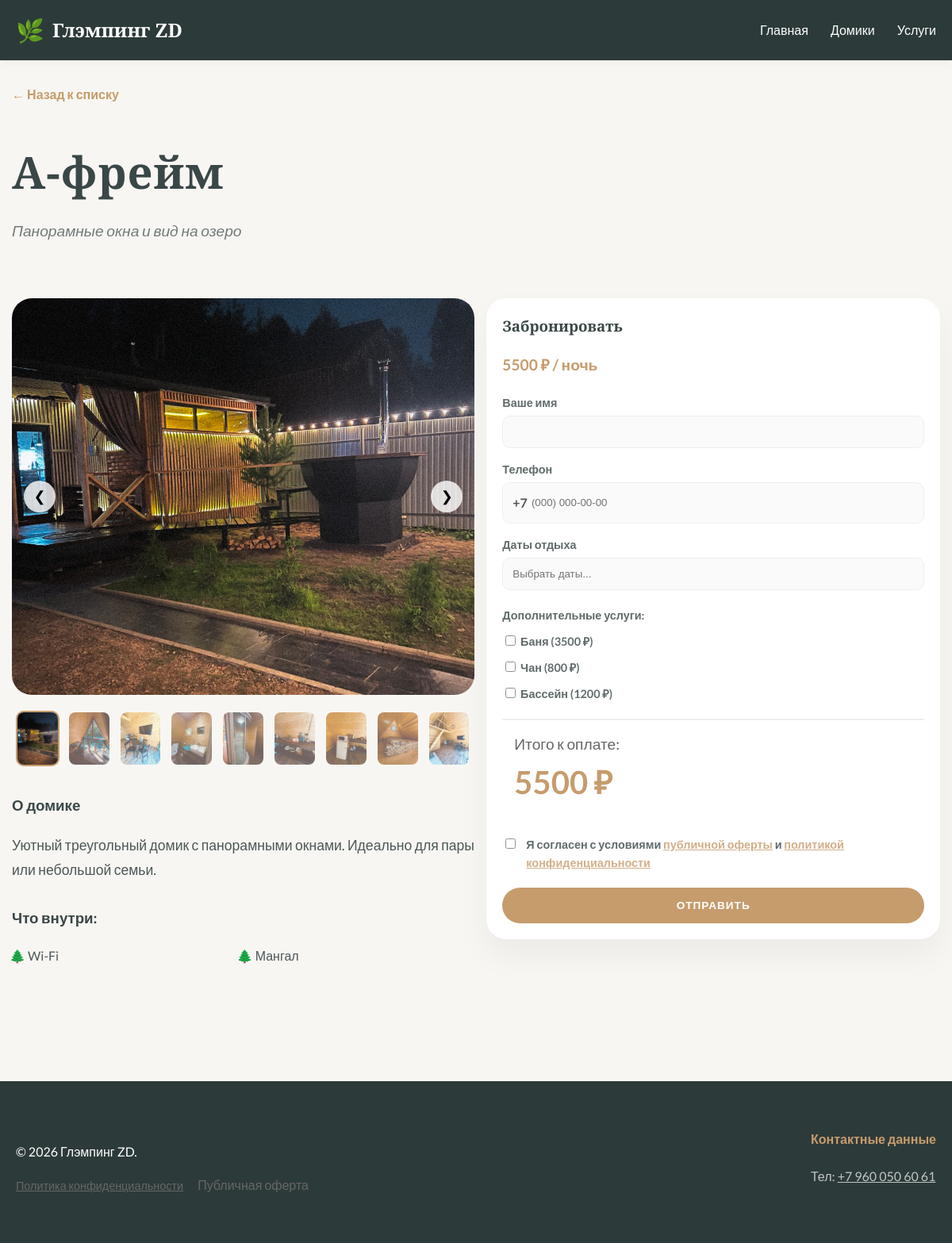
The app's page /house/1, older data.
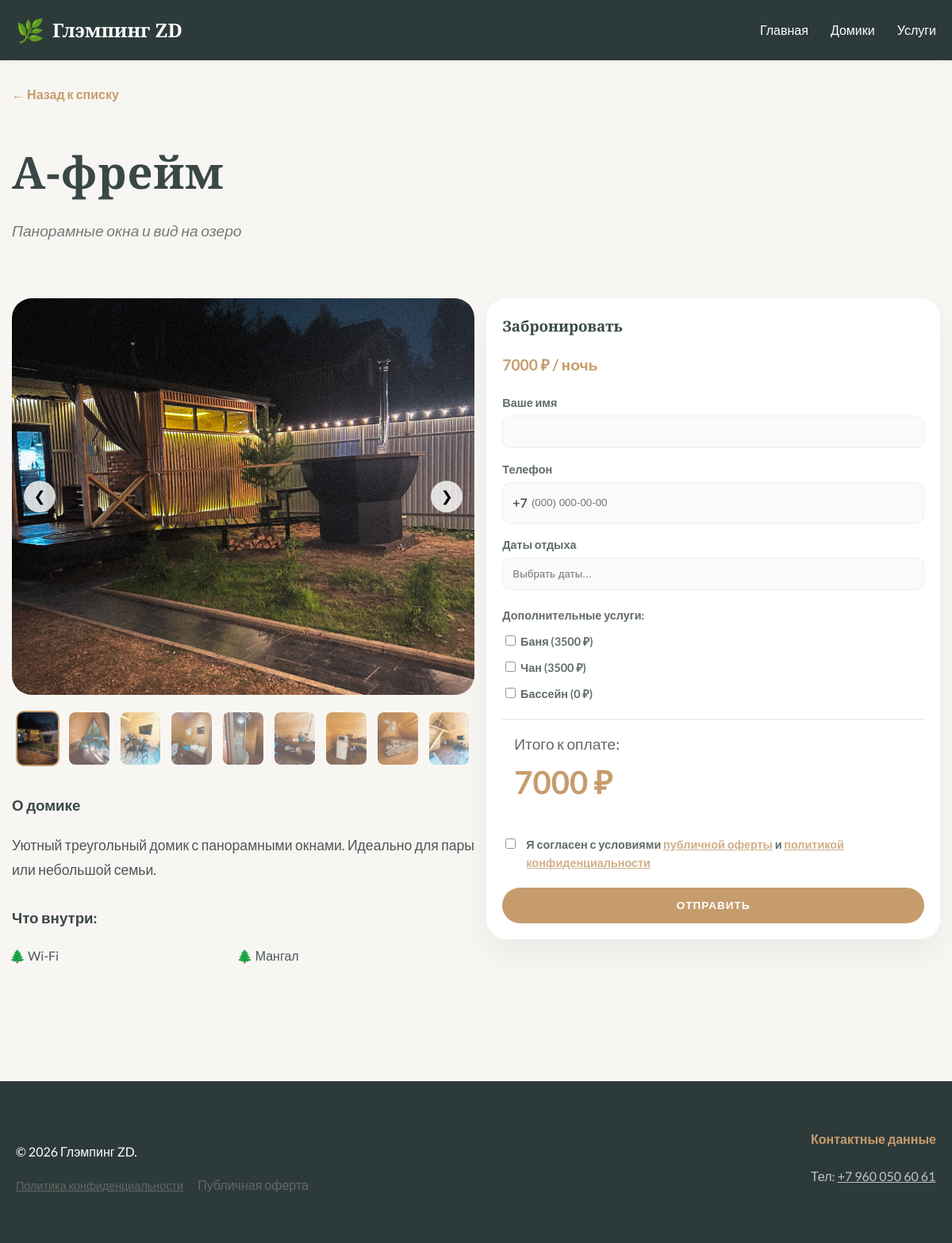
The same page, newer data.
### tables this page shows
CREATE TABLE houses (
            id INTEGER PRIMARY KEY AUTOINCREMENT,
            name TEXT NOT NULL,
            description TEXT,
            short_description TEXT,
            price_per_night INTEGER,
            features TEXT,
            image_url TEXT
        );

CREATE TABLE services (
                id INTEGER PRIMARY KEY AUTOINCREMENT,
                name TEXT NOT NULL,
                description TEXT,
                price INTEGER,
                image_filename TEXT
            );

### app.py (the view)
@app.route('/house/<int:house_id>')
def house_page(house_id):
    conn = get_db_connection()
    house = conn.execute('SELECT * FROM houses WHERE id = ?', (house_id,)).fetchone()
    booked_dates = conn.execute('SELECT check_in as "from", check_out as "to" FROM bookings WHERE house_id = ?',
                                (house_id,)).fetchall()
    all_services = conn.execute('SELECT * FROM services').fetchall()
    conn.close()
    if house is None:
        return "Домик не найден", 404
    folder_path = f'static/img/houses/house{house_id}'
    additional_images = []
    if os.path.exists(folder_path):
        files = os.listdir(folder_path)
        additional_images = [f for f in files if f.startswith('image') and f.endswith(('.jpg', '.jpeg', '.png', '.JPG'))]
        additional_images.sort()  # Чтобы порядок был 1, 2, 3...
    return render_template('house.html',
                           house=house,
                           images=additional_images,
                           booked_dates=[dict(ix) for ix in booked_dates],
                           all_services=all_services)

### app.py (called while the page is built)
def get_db_connection():
    basedir = os.path.abspath(os.path.dirname(__file__))
    db_path = "data/glamping.db"
    conn = sqlite3.connect(db_path)
    conn.row_factory = sqlite3.Row
    return conn

### templates/house.html (shortened to what the changed rows need)
{% extends 'base.html' %}
{% block content %}
<div class="container"
     style="display: flex; flex-direction: column; align-items: flex-start; margin-top: 30px; padding: 0 15px; box-sizing: border-box; width: 100%; overflow-x: hidden;">
    <header style="text-align: left; padding: 0; margin-bottom: 30px;">
        <h1>{{ house['name'] }}</h1>
        <p class="subtitle">{{ house['short_description'] }}</p>
    </header>
    <section class="house-detail" style="display: flex; gap: 15px; flex-wrap: wrap; width: 100%;">
        <div style="flex: 2; min-width: 200px; width: 100%; max-width: 100%;">
            <div class="description-text">
                <h3>О домике</h3>
                <p style="font-size: 1.1rem; line-height: 1.8; opacity: 0.9;">{{ house['description'] }}</p>
                <h3 style="margin-top: 30px;">Что внутри:</h3>
                <ul style="display: grid; grid-template-columns: repeat(auto-fit, minmax(140px, 1fr)); gap: 10px; list-style-type: '🌲 '; padding-left: 20px;">
                    {% for feature in house['features'].split(',') %}
                    <li style="margin-bottom: 10px;">{{ feature.strip() }}</li>
                    {% endfor %}
                </ul>
            </div>
        </div>
        <div class="booking-card"
             style="flex: 1 1 280px; width: 100%; max-width: 100%; background: white; padding: 20px; border-radius: 25px; box-shadow: 0 20px 40px rgba(0,0,0,0.05); height: fit-content; box-sizing: border-box;">
            <h3 style="margin-top: 0; font-family: var(--font-header);">Забронировать</h3>
            <p style="font-size: 1.2rem; font-weight: bold; color: var(--accent-wood); margin-bottom: 20px;">
                {{ house['price_per_night'] }} ₽ / ночь
            </p>
            <form action="/create_payment" method="POST">
                <div style="margin-bottom: 15px;">
                </div>
                <div style="margin-bottom: 15px;">
                </div>
                <div style="margin-bottom: 20px;">
                </div>
                <div style="margin-bottom: 20px; text-align: left;">
                    <div class="services-selection-list" style="display: flex; flex-direction: column; gap: 10px;">
                        {% for service in all_services %}
                        <label class="service-checkbox-label">
                            <input type="checkbox" name="selected_services" value="{{ service.id }}"
                                   data-price="{{ service.price }}" class="service-checkbox">
                            <span>{{ service.name }} ({{ service.price }} ₽)</span>
                        </label>
                        {% endfor %}
                    </div>
                </div>
                <div class="total-price-container" style="margin: 20px 0; padding: 15px; border-top: 2px solid #eee;">
                    <span style="font-size: 1.2rem; color: #666;">Итого к оплате:</span>
                    <div id="total-price-display"
                         style="font-size: 2.5rem; font-weight: bold; color: var(--accent-wood);">
                        {{ house.price_per_night }} ₽
                    </div>
                </div>
                <div style="margin: 20px 0; font-size: 0.9rem; color: #555;">
                </div>
                <button type="submit" class="btn" style="width: 100%; border: none; cursor: pointer; padding: 15px;">
                </button>
            </form>
        </div>
    </section>
</div>
{% endblock %}

Row changes from the older to the newer data that the page shows:
changed houses "А-фрейм": price_per_night "5500" → "7000"
changed services "Чан": price "800" → "3500"
changed services "Бассейн": price "1200" → "0"
